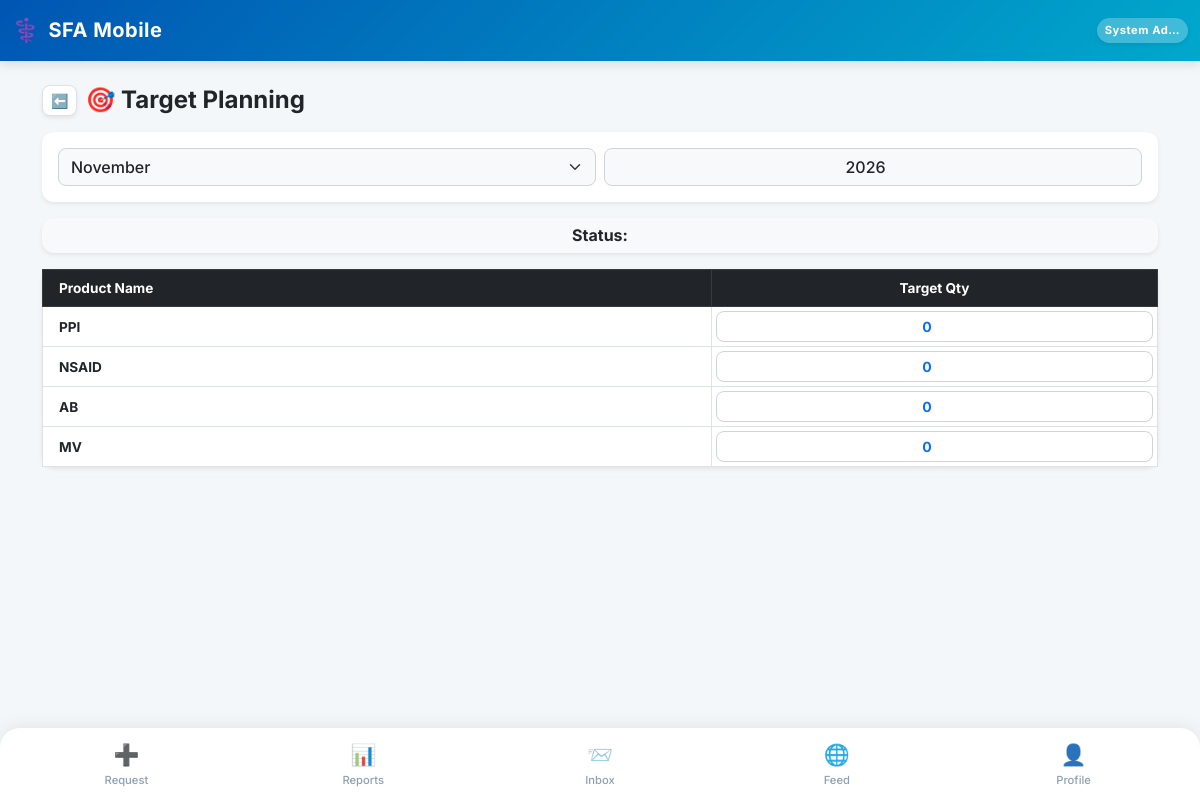
The page /target-setting/ (signed in) on the database its author committed.
### SFA/models.py (models this page shows, shortened)
class Employee(models.Model):
    user = models.OneToOneField(User, on_delete=models.CASCADE, null=True, blank=True)
    company = models.ForeignKey(Company, on_delete=models.PROTECT, related_name='employees') # Already Correct
    DESIGNATION_CHOICES = [
        ('MR', 'Medical Representative'),
        ('ABM', 'Area Business Manager'),
        ('RBM', 'Regional Business Manager'),
        ('ZBM', 'Zonal Business Manager'),
        ('NSM', 'National Sales Manager'),
        ('Admin', 'System Administrator'),
    ]
    name = models.CharField(max_length=100)
    employee_code = models.CharField(max_length=50) # 🌟 FIX: unique=True HATA DIYA HAI
    designation = models.CharField(max_length=5, choices=DESIGNATION_CHOICES, default='MR', db_index=True)   # 🚀 INDEX
    manager = models.ForeignKey('self', on_delete=models.SET_NULL, null=True, blank=True, related_name='subordinates')
    headquarter = models.ForeignKey(Territory, on_delete=models.SET_NULL, null=True, blank=True)
    phone = models.CharField(max_length=15)
    joining_date = models.DateField(default=timezone.now, help_text="Employee ki company join karne ki date. DCR calendar is date se aage hi banega, pehle ka nahi.")
    photo = models.ImageField(upload_to='employee_photos/', blank=True, null=True, help_text="Employee ki profile photo")
    address = models.TextField(blank=True, null=True, help_text="Employee ka home address")
    is_active = models.BooleanField(default=True, db_index=True, help_text="False matlab ye employee company chhod chuka hai ya inactive hai.")   # 🚀 INDEX
    leaving_date = models.DateField(null=True, blank=True, help_text="Employee ke company chhodne ki tareekh.")
    dob = models.DateField(null=True, blank=True, verbose_name="Date of Birth")
    anniversary = models.DateField(null=True, blank=True, verbose_name="Marriage Anniversary")
    blood_group = models.CharField(max_length=10, blank=True, null=True)
    emergency_contact = models.CharField(max_length=15, blank=True, null=True)
    permanent_address = models.TextField(blank=True, null=True)
    father_name = models.CharField(max_length=100, blank=True, null=True)
    father_dob = models.DateField(null=True, blank=True)
    father_mobile = models.CharField(max_length=15, blank=True, null=True)
    father_occupation = models.CharField(max_length=100, blank=True, null=True)
    mother_name = models.CharField(max_length=100, blank=True, null=True)
    mother_dob = models.DateField(null=True, blank=True)
    mother_mobile = models.CharField(max_length=15, blank=True, null=True)
    mother_occupation = models.CharField(max_length=100, blank=True, null=True)
    spouse_name = models.CharField(max_length=100, blank=True, null=True)
    spouse_dob = models.DateField(null=True, blank=True)
    spouse_mobile = models.CharField(max_length=15, blank=True, null=True)
    spouse_occupation = models.CharField(max_length=100, blank=True, null=True)
    child1_name = models.CharField(max_length=100, blank=True, null=True)
    child1_dob = models.DateField(null=True, blank=True)
    child2_name = models.CharField(max_length=100, blank=True, null=True)
    child2_dob = models.DateField(null=True, blank=True)
    EMPLOYMENT_STATUS_CHOICES = [
        ('active', 'Active'),
        ('resigned', 'Resigned'),
        ('retired', 'Retired'),
        ('transferred', 'Transferred'),
        ('terminated', 'Terminated'),
        ('vacant', 'Vacant (Placeholder)'),   # 🌟 Dummy employee jab tak naya MR na aaye
        ('archived', 'Archived (Old Dummy)'), # 🌟 Dummy jiska kaam ho gaya, naye employee ko sab de diya
    ]
    employment_status = models.CharField(
        max_length=15, choices=EMPLOYMENT_STATUS_CHOICES, default='active',
        help_text="is_active sirf access/login control karta hai; ye field WAJAH/reason batata hai."
    )
    is_placeholder = models.BooleanField(
        default=False,
        help_text="True = ye ek 'Vacant_<HQ>' dummy employee hai, asli insaan nahi. Joint Work me normal employee jaisea hi treat hota hai (use individual hi maana jayega)."
    )
    class Meta:
        unique_together = ('company', 'employee_code')

class Product(models.Model):
    GST_SLAB_CHOICES = [
        (0, '0%'),
        (5, '5%'),
        (12, '12%'),
        (18, '18%'),
        (28, '28%'),
    ]
    company = models.ForeignKey(Company, on_delete=models.CASCADE, related_name='products') # 🌟 CHANGED
    name = models.CharField(max_length=150)
    pack_size = models.CharField(max_length=50)
    mrp = models.DecimalField(max_digits=10, decimal_places=2, default=0)
    ptr = models.DecimalField(max_digits=10, decimal_places=2, default=0)   # Price to Retailer
    pts = models.DecimalField(max_digits=10, decimal_places=2, default=0)   # Price to Stockist — company ko kitna milta hai
    gst_slab = models.PositiveSmallIntegerField(choices=GST_SLAB_CHOICES, default=12)
    class Meta:
        unique_together = ('company', 'name')

### SFA/views/reports_analytics.py (the view, shortened to what this page needs)
# urls.py: path('target-setting/', target_setting_view, name='target_setting'),
@employee_required
def target_setting_view(request, employee):
    selected_month = int(request.GET.get('month') or timezone.now().month)
    selected_year = int(request.GET.get('year') or timezone.now().year)
    products = Product.objects.filter(company=employee.company)
    master = None
    is_readonly = True
    existing_targets = {}
    if employee.headquarter:
        existing_targets = {
            t.product_id: t.target_qty
            for t in TerritoryTarget.objects.filter(territory=employee.headquarter, month=selected_month, year=selected_year)
        }
    targets = [{'product': p, 'target_qty': existing_targets.get(p.id, 0)} for p in products]
    return render(request, 'target_setting.html', {
        'selected_month': selected_month,
        'selected_year': selected_year,
        'targets': targets,
        'master': master,
        'is_readonly': is_readonly,
        'months_choices': [(i, calendar.month_name[i]) for i in range(1, 13)],
        'user_emp': employee
    })

### SFA/context_processors.py (called while the page is built)
def notification_counts(request):
    if request.user.is_authenticated and hasattr(request.user, 'employee'):
        employee = request.user.employee
        cache_key = f'nav_counts_{employee.id}'
        counts = cache.get(cache_key)
        if counts is None:
            counts = {
                'unread_notif_count': SystemNotification.objects.filter(employee=employee, is_read=False).count(),
                'unread_msg_count': InternalMessage.objects.filter(receiver=employee, is_read=False).count(),
            }
            cache.set(cache_key, counts, 60) # 60 seconds cache timeout
        return counts
    return {
        'unread_notif_count': 0,
        'unread_msg_count': 0,
    }

### SFA/templates/target_setting.html (shortened to what this page needs)
{% extends 'base.html' %}
{% block content %}
<div class="container-fluid p-0 mb-4">
    <div class="d-flex align-items-center gap-2 mb-3">
        <a href="{% url 'request_hub' %}" class="btn btn-light shadow-sm btn-sm px-2 py-1 rounded-3 border bg-white">⬅️</a>
        <h4 class="fw-bold text-dark mb-0">🎯 Target Planning</h4>
    </div>
    <div class="card border-0 shadow-sm mb-3 bg-white">
        <div class="card-body p-3">
            <form method="GET" class="row g-2">
                <div class="col-6">
                    <select name="month" class="form-select bg-light fw-medium" onchange="this.form.submit()">
                        {% for m_num, m_name in months_choices %}
                            <option value="{{ m_num }}" {% if selected_month == m_num %}selected{% endif %}>{{ m_name }}</option>
                        {% endfor %}
                    </select>
                </div>
                <div class="col-6">
                    <input type="number" name="year" value="{{ selected_year }}" class="form-control bg-light fw-medium text-center" onchange="this.form.submit()">
                </div>
            </form>
        </div>
    </div>
    <div class="card border-0 shadow-sm mb-3 text-center" style="background-color: #f8f9fa;">
        <div class="card-body p-2">
            <h6 class="fw-bold text-dark mb-0">Status: </h6>
        </div>
    </div>
    <div class="card border-0 shadow-sm bg-white mb-4">
        <div class="card-body p-0" style="overflow-x: auto;">
            <form method="POST">
                <table class="table table-bordered mb-0 align-middle" style="font-size:0.85rem;">
                    <thead class="table-dark">
                        <tr>
                            <th class="ps-3" style="width: 60%;">Product Name</th>
                            <th class="text-center">Target Qty</th>
                        </tr>
                    </thead>
                    <tbody>
                        {% for t in targets %}
                        <tr>
                            <td class="ps-3 fw-bold text-dark">{{ t.product.name }}</td>
                            <td class="text-center p-1">
                                <input type="number" name="target_{{ t.product.id }}" value="{{ t.target_qty }}" class="form-control form-control-sm text-center fw-bold text-primary" {% if is_readonly %}readonly{% endif %}>
                            </td>
                        </tr>
                        {% endfor %}
                    </tbody>
                </table>
            </form>
        </div>
    </div>
</div>
{% endblock %}

### SFA/templates/base.html (shortened to what this page needs)
<!DOCTYPE html>
<html lang="en">
<head>
    <link href="https://cdn.jsdelivr.net/npm/bootstrap@5.3.0/dist/css/bootstrap.min.css" rel="stylesheet">
    <link href="https://cdn.jsdelivr.net/npm/bootstrap-icons@1.11.0/font/bootstrap-icons.css" rel="stylesheet">
</head>
<body>
    <nav class="navbar navbar-dark navbar-custom sticky-top">
        <div class="container-fluid py-1">
            <span class="navbar-brand mb-0 h1 d-flex align-items-center gap-2">
                <span style="font-size: 1.4rem;">⚕️</span> SFA Mobile
            </span>
            <div class="d-flex align-items-center gap-3">
                <span class="text-white fw-bold bg-white bg-opacity-25 px-2 py-1 rounded-pill shadow-sm" style="font-size: 0.70rem; letter-spacing: 0.5px;">
                    {{ request.user.employee.name|default:"Guest"|truncatechars:10 }}
                </span>
            </div>
        </div>
    </nav>
    <div class="container mt-4 mb-4">
        {% block content %}
        {% endblock %}
    </div>
    <div class="fixed-bottom bottom-nav d-flex justify-content-between align-items-center">
        <a href="{% url 'request_hub' %}" class="nav-item {% if request.resolver_match.url_name == 'request_hub' %}active{% endif %}">
            <span class="nav-icon">➕</span>Request
        </a>
        <a href="{% url 'view_hub' %}" class="nav-item {% if request.resolver_match.url_name == 'view_hub' or request.resolver_match.url_name == 'dcr_report' %}active{% endif %}">
            <span class="nav-icon">📊</span>Reports
        </a>
        <a href="{% url 'web_inbox' %}" class="nav-item {% if request.resolver_match.url_name == 'web_inbox' or request.resolver_match.url_name == 'web_compose' %}active{% endif %}">
            <span class="nav-icon position-relative">
                📨
            </span>Inbox
        </a>
<a href="{% url 'community_feed' %}" class="nav-item {% if request.resolver_match.url_name == 'community_feed' %}active{% endif %}">
    <span class="nav-icon">🌐</span>Feed
</a>
        <a href="{% url 'profile' %}" class="nav-item {% if request.resolver_match.url_name == 'profile' %}active{% endif %}">
            <span class="nav-icon">👤</span>Profile
        </a>
    </div>
</body>
</html>

### SFA/templates/base.html (style rules this page uses)
:root { --pharma-primary: #0056b3; --pharma-secondary: #00a8cc; --bg-light: #f4f7f9; }
body { font-family: 'Inter', sans-serif; background-color: var(--bg-light); padding-bottom: 85px; }
.navbar-custom { background: linear-gradient(135deg, var(--pharma-primary), var(--pharma-secondary)); box-shadow: 0 4px 10px rgba(0,0,0,0.1); }
.navbar-brand { font-weight: 700; letter-spacing: 0.5px; }
.card { border: none !important; border-radius: 12px; box-shadow: 0 4px 12px rgba(0, 0, 0, 0.05); }
.form-control, .form-select { border-radius: 8px; border: 1px solid #ced4da; }
.bottom-nav { background-color: #ffffff; border-top-left-radius: 20px; border-top-right-radius: 20px; box-shadow: 0 -4px 15px rgba(0,0,0,0.06); padding: 5px 8px; }
.nav-item { text-align: center; flex: 1; padding: 6px 0; color: #8fa0b3; font-size: 0.70rem; font-weight: 500; text-decoration: none; border-radius: 12px; transition: all 0.3s ease; }
.nav-icon { font-size: 1.3rem; display: block; margin-bottom: 2px; filter: grayscale(20%); }

### rows shown on the page
Product: product.name "PPI", target_qty "0"
Product: product.name "NSAID", target_qty "0"
Product: product.name "AB", target_qty "0"
Product: product.name "MV", target_qty "0"

### other values the page prints
{{ request.user.employee.name|default:"Guest"|truncatechars:10 }} "System Ad…"
form field month "November"
